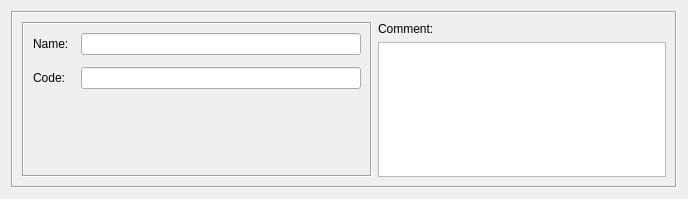
<ui version="4.0" >
 <class>TagServiceDialog_q</class>
 <widget class="QWidget" name="TagServiceDialog_q" >
  <property name="geometry" >
   <rect>
    <x>0</x>
    <y>0</y>
    <width>688</width>
    <height>199</height>
   </rect>
  </property>
  <property name="windowTitle" >
   <string>Form1</string>
  </property>
  <layout class="QGridLayout" name="gridLayout" >
   <item row="0" column="0" >
    <widget class="QFrame" name="frame7" >
     <property name="frameShape" >
      <enum>QFrame::Box</enum>
     </property>
     <property name="frameShadow" >
      <enum>QFrame::Sunken</enum>
     </property>
     <layout class="QGridLayout" >
      <item rowspan="2" row="0" column="0" >
       <widget class="QFrame" name="frame39" >
        <property name="sizePolicy" >
         <sizepolicy vsizetype="Preferred" hsizetype="Fixed" >
          <horstretch>0</horstretch>
          <verstretch>0</verstretch>
         </sizepolicy>
        </property>
        <property name="minimumSize" >
         <size>
          <width>350</width>
          <height>0</height>
         </size>
        </property>
        <property name="maximumSize" >
         <size>
          <width>350</width>
          <height>16777215</height>
         </size>
        </property>
        <property name="frameShape" >
         <enum>QFrame::Box</enum>
        </property>
        <property name="frameShadow" >
         <enum>QFrame::Sunken</enum>
        </property>
        <layout class="QGridLayout" >
         <property name="spacing" >
          <number>12</number>
         </property>
         <item row="0" column="0" >
          <widget class="QLabel" name="textLabel1" >
           <property name="text" >
            <string>Name:</string>
           </property>
           <property name="wordWrap" >
            <bool>false</bool>
           </property>
          </widget>
         </item>
         <item row="0" column="1" >
          <widget class="QLineEdit" name="obj_name" >
           <property name="sizePolicy" >
            <sizepolicy vsizetype="Fixed" hsizetype="Preferred" >
             <horstretch>200</horstretch>
             <verstretch>0</verstretch>
            </sizepolicy>
           </property>
           <property name="minimumSize" >
            <size>
             <width>0</width>
             <height>0</height>
            </size>
           </property>
          </widget>
         </item>
         <item row="1" column="0" >
          <widget class="QLabel" name="textLabel2_2" >
           <property name="text" >
            <string>Code:</string>
           </property>
           <property name="wordWrap" >
            <bool>false</bool>
           </property>
          </widget>
         </item>
         <item row="1" column="1" >
          <widget class="QLineEdit" name="tagcode" >
           <property name="sizePolicy" >
            <sizepolicy vsizetype="Fixed" hsizetype="Preferred" >
             <horstretch>0</horstretch>
             <verstretch>0</verstretch>
            </sizepolicy>
           </property>
          </widget>
         </item>
         <item row="2" column="1" >
          <spacer>
           <property name="orientation" >
            <enum>Qt::Vertical</enum>
           </property>
           <property name="sizeType" >
            <enum>QSizePolicy::MinimumExpanding</enum>
           </property>
           <property name="sizeHint" stdset="0" >
            <size>
             <width>20</width>
             <height>0</height>
            </size>
           </property>
          </spacer>
         </item>
        </layout>
       </widget>
      </item>
      <item row="0" column="1" >
       <widget class="QLabel" name="textLabel2" >
        <property name="sizePolicy" >
         <sizepolicy vsizetype="Fixed" hsizetype="Preferred" >
          <horstretch>0</horstretch>
          <verstretch>0</verstretch>
         </sizepolicy>
        </property>
        <property name="text" >
         <string>Comment:</string>
        </property>
        <property name="wordWrap" >
         <bool>false</bool>
        </property>
       </widget>
      </item>
      <item row="1" column="1" >
       <widget class="TextEditWidget" name="comment" >
        <property name="sizePolicy" >
         <sizepolicy vsizetype="Expanding" hsizetype="Expanding" >
          <horstretch>0</horstretch>
          <verstretch>100</verstretch>
         </sizepolicy>
        </property>
        <property name="tabChangesFocus" >
         <bool>true</bool>
        </property>
       </widget>
      </item>
     </layout>
    </widget>
   </item>
  </layout>
 </widget>
 <customwidgets>
  <customwidget>
   <class>TextEditWidget</class>
   <extends>QTextEdit</extends>
   <header>TextEditWidget.h</header>
  </customwidget>
  <customwidget>
   <class>QLineEdit</class>
   <extends>QLineEdit</extends>
   <header>QLineEdit.h</header>
  </customwidget>
 </customwidgets>
 <tabstops>
  <tabstop>obj_name</tabstop>
  <tabstop>tagcode</tabstop>
  <tabstop>comment</tabstop>
 </tabstops>
 <resources>
  <include location="MainRes.qrc" />
 </resources>
 <connections>
  <connection>
   <sender>obj_name</sender>
   <signal>editingFinished()</signal>
   <receiver>TagServiceDialog_q</receiver>
   <slot>changed()</slot>
   <hints>
    <hint type="sourcelabel" >
     <x>20</x>
     <y>20</y>
    </hint>
    <hint type="destinationlabel" >
     <x>20</x>
     <y>20</y>
    </hint>
   </hints>
  </connection>
  <connection>
   <sender>comment</sender>
   <signal>textChanged()</signal>
   <receiver>TagServiceDialog_q</receiver>
   <slot>changed()</slot>
   <hints>
    <hint type="sourcelabel" >
     <x>20</x>
     <y>20</y>
    </hint>
    <hint type="destinationlabel" >
     <x>20</x>
     <y>20</y>
    </hint>
   </hints>
  </connection>
  <connection>
   <sender>tagcode</sender>
   <signal>editingFinished()</signal>
   <receiver>TagServiceDialog_q</receiver>
   <slot>changed()</slot>
   <hints>
    <hint type="sourcelabel" >
     <x>20</x>
     <y>20</y>
    </hint>
    <hint type="destinationlabel" >
     <x>20</x>
     <y>20</y>
    </hint>
   </hints>
  </connection>
 </connections>
</ui>
